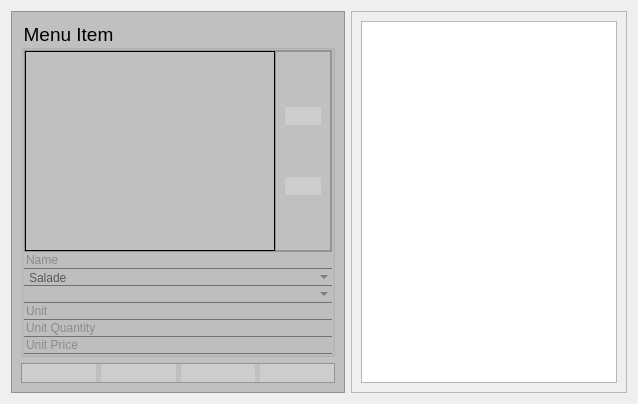
                   <widget class="QWidget" name="tab_menu">
                    <attribute name="icon">
                     <iconset resource="../resource/resource.qrc">
                      <normaloff>:/Simple icons/simple_icons/fi-rr-hamburger.svg</normaloff>:/Simple icons/simple_icons/fi-rr-hamburger.svg</iconset>
                    </attribute>
                    <attribute name="title">
                     <string/>
                    </attribute>
                    <layout class="QHBoxLayout" name="horizontalLayout_8">
                     <item>
                      <widget class="QFrame" name="f_menuItemInputs">
                       <property name="maximumSize">
                        <size>
                         <width>800</width>
                         <height>16777215</height>
                        </size>
                       </property>
                       <property name="styleSheet">
                        <string notr="true">QFrame
{
	background-color: rgb(192, 192, 192)
}

QGroupBox
{
	background-color: rgb(192, 192, 192)
}

QPushButton
{ 
	
	alternate-background-color: rgb(255, 255, 255);
	background: rgba(225, 225, 225, 100);
	border-width: 2px;
    border-radius: 10px;
	qproperty-iconSize: 32px 32px;
	border-style: dashed;
 }

QPushButton:hover
{
	background: rgba(225, 225, 225, 180);
	border-style: dashed;
}

QPushButton:pressed
{
	background: rgba(75, 75, 75, 180);
	border-style: inset;
}</string>
                       </property>
                       <property name="frameShape">
                        <enum>QFrame::StyledPanel</enum>
                       </property>
                       <property name="frameShadow">
                        <enum>QFrame::Raised</enum>
                       </property>
                       <layout class="QVBoxLayout" name="verticalLayout_18">
                        <property name="leftMargin">
                         <number>9</number>
                        </property>
                        <item>
                         <widget class="QGroupBox" name="gb_menuItem">
                          <property name="font">
                           <font>
                            <pointsize>14</pointsize>
                           </font>
                          </property>
                          <property name="styleSheet">
                           <string notr="true">QLineEdit
{
	background: transparent;
	color: rgb(88, 88, 88);
	border: none;
	border-bottom: 1px solid #717072;
	font: 14pt &quot;MS Shell Dlg 2&quot;;
}

QComboBox
{
	background: transparent;
	color: rgb(88, 88, 88);
	border: none;
	border-bottom: 1px solid #717072;
	font: 14pt &quot;MS Shell Dlg 2&quot;;
}

</string>
                          </property>
                          <property name="title">
                           <string>Menu Item</string>
                          </property>
                          <layout class="QVBoxLayout" name="verticalLayout_19">
                           <property name="spacing">
                            <number>0</number>
                           </property>
                           <property name="leftMargin">
                            <number>0</number>
                           </property>
                           <property name="topMargin">
                            <number>0</number>
                           </property>
                           <property name="rightMargin">
                            <number>0</number>
                           </property>
                           <property name="bottomMargin">
                            <number>0</number>
                           </property>
                           <item>
                            <widget class="QFrame" name="f_menuItemPic">
                             <property name="sizePolicy">
                              <sizepolicy hsizetype="Maximum" vsizetype="Maximum">
                               <horstretch>0</horstretch>
                               <verstretch>0</verstretch>
                              </sizepolicy>
                             </property>
                             <property name="minimumSize">
                              <size>
                               <width>200</width>
                               <height>200</height>
                              </size>
                             </property>
                             <property name="maximumSize">
                              <size>
                               <width>800</width>
                               <height>300</height>
                              </size>
                             </property>
                             <property name="layoutDirection">
                              <enum>Qt::LeftToRight</enum>
                             </property>
                             <property name="styleSheet">
                              <string notr="true"/>
                             </property>
                             <property name="frameShape">
                              <enum>QFrame::StyledPanel</enum>
                             </property>
                             <property name="frameShadow">
                              <enum>QFrame::Raised</enum>
                             </property>
                             <layout class="QHBoxLayout" name="horizontalLayout_17">
                              <property name="spacing">
                               <number>0</number>
                              </property>
                              <property name="sizeConstraint">
                               <enum>QLayout::SetMinimumSize</enum>
                              </property>
                              <property name="leftMargin">
                               <number>0</number>
                              </property>
                              <property name="topMargin">
                               <number>0</number>
                              </property>
                              <property name="rightMargin">
                               <number>0</number>
                              </property>
                              <property name="bottomMargin">
                               <number>0</number>
                              </property>
                              <item>
                               <widget class="QLabel" name="l_menuItemPicture">
                                <property name="sizePolicy">
                                 <sizepolicy hsizetype="Preferred" vsizetype="Preferred">
                                  <horstretch>0</horstretch>
                                  <verstretch>0</verstretch>
                                 </sizepolicy>
                                </property>
                                <property name="minimumSize">
                                 <size>
                                  <width>250</width>
                                  <height>200</height>
                                 </size>
                                </property>
                                <property name="maximumSize">
                                 <size>
                                  <width>300</width>
                                  <height>300</height>
                                 </size>
                                </property>
                                <property name="baseSize">
                                 <size>
                                  <width>200</width>
                                  <height>200</height>
                                 </size>
                                </property>
                                <property name="font">
                                 <font>
                                  <pointsize>20</pointsize>
                                 </font>
                                </property>
                                <property name="layoutDirection">
                                 <enum>Qt::LeftToRight</enum>
                                </property>
                                <property name="autoFillBackground">
                                 <bool>false</bool>
                                </property>
                                <property name="styleSheet">
                                 <string notr="true"/>
                                </property>
                                <property name="frameShape">
                                 <enum>QFrame::Box</enum>
                                </property>
                                <property name="frameShadow">
                                 <enum>QFrame::Plain</enum>
                                </property>
                                <property name="text">
                                 <string/>
                                </property>
                                <property name="scaledContents">
                                 <bool>true</bool>
                                </property>
                                <property name="alignment">
                                 <set>Qt::AlignCenter</set>
                                </property>
                                <property name="wordWrap">
                                 <bool>false</bool>
                                </property>
                               </widget>
                              </item>
                              <item>
                               <widget class="QFrame" name="f_finishProductPictureSetting">
                                <property name="frameShape">
                                 <enum>QFrame::StyledPanel</enum>
                                </property>
                                <property name="frameShadow">
                                 <enum>QFrame::Raised</enum>
                                </property>
                                <layout class="QVBoxLayout" name="verticalLayout_41">
                                 <item>
                                  <widget class="QPushButton" name="btn_menuItemPicture">
                                   <property name="sizePolicy">
                                    <sizepolicy hsizetype="Maximum" vsizetype="Maximum">
                                     <horstretch>0</horstretch>
                                     <verstretch>0</verstretch>
                                    </sizepolicy>
                                   </property>
                                   <property name="text">
                                    <string/>
                                   </property>
                                   <property name="icon">
                                    <iconset resource="../resource/resource.qrc">
                                     <normaloff>:/Simple icons/simple_icons/fi-rr-picture.svg</normaloff>:/Simple icons/simple_icons/fi-rr-picture.svg</iconset>
                                   </property>
                                   <property name="iconSize">
                                    <size>
                                     <width>32</width>
                                     <height>32</height>
                                    </size>
                                   </property>
                                  </widget>
                                 </item>
                                 <item>
                                  <widget class="QPushButton" name="btn_menuItemPictureClear">
                                   <property name="sizePolicy">
                                    <sizepolicy hsizetype="Maximum" vsizetype="Maximum">
                                     <horstretch>0</horstretch>
                                     <verstretch>0</verstretch>
                                    </sizepolicy>
                                   </property>
                                   <property name="text">
                                    <string/>
                                   </property>
                                   <property name="icon">
                                    <iconset resource="../resource/resource.qrc">
                                     <normaloff>:/Simple icons/simple_icons/fi-rr-broom.svg</normaloff>:/Simple icons/simple_icons/fi-rr-broom.svg</iconset>
                                   </property>
                                   <property name="iconSize">
                                    <size>
                                     <width>32</width>
                                     <height>32</height>
                                    </size>
                                   </property>
                                  </widget>
                                 </item>
                                </layout>
                               </widget>
                              </item>
                             </layout>
                            </widget>
                           </item>
                           <item>
                            <widget class="QLineEdit" name="le_menuItemName">
                             <property name="text">
                              <string/>
                             </property>
                             <property name="maxLength">
                              <number>150</number>
                             </property>
                             <property name="placeholderText">
                              <string>Name</string>
                             </property>
                             <property name="clearButtonEnabled">
                              <bool>true</bool>
                             </property>
                            </widget>
                           </item>
                           <item>
                            <widget class="QComboBox" name="cb_menuItemCategory">
                             <property name="currentIndex">
                              <number>0</number>
                             </property>
                             <property name="frame">
                              <bool>true</bool>
                             </property>
                             <item>
                              <property name="text">
                               <string>Salade</string>
                              </property>
                             </item>
                             <item>
                              <property name="text">
                               <string>Meal</string>
                              </property>
                             </item>
                             <item>
                              <property name="text">
                               <string>Pizza</string>
                              </property>
                             </item>
                             <item>
                              <property name="text">
                               <string>Cold Drink</string>
                              </property>
                             </item>
                             <item>
                              <property name="text">
                               <string>Hot Drink</string>
                              </property>
                             </item>
                             <item>
                              <property name="text">
                               <string>Dessert</string>
                              </property>
                             </item>
                            </widget>
                           </item>
                           <item>
                            <widget class="QComboBox" name="cb_menuItemCategoryCustom"/>
                           </item>
                           <item>
                            <widget class="QLineEdit" name="le_menuItemUnit">
                             <property name="placeholderText">
                              <string>Unit</string>
                             </property>
                            </widget>
                           </item>
                           <item>
                            <widget class="QLineEdit" name="le_menuItemUnitQuantity">
                             <property name="text">
                              <string/>
                             </property>
                             <property name="maxLength">
                              <number>20</number>
                             </property>
                             <property name="placeholderText">
                              <string>Unit Quantity</string>
                             </property>
                             <property name="clearButtonEnabled">
                              <bool>true</bool>
                             </property>
                            </widget>
                           </item>
                           <item>
                            <widget class="QLineEdit" name="le_menuItemPrice">
                             <property name="text">
                              <string/>
                             </property>
                             <property name="maxLength">
                              <number>20</number>
                             </property>
                             <property name="placeholderText">
                              <string>Unit Price</string>
                             </property>
                             <property name="clearButtonEnabled">
                              <bool>true</bool>
                             </property>
                            </widget>
                           </item>
                          </layout>
                         </widget>
                        </item>
                        <item>
                         <widget class="QFrame" name="f_menuItemDbBtn">
                          <property name="sizePolicy">
                           <sizepolicy hsizetype="Preferred" vsizetype="Maximum">
                            <horstretch>0</horstretch>
                            <verstretch>0</verstretch>
                           </sizepolicy>
                          </property>
                          <property name="frameShape">
                           <enum>QFrame::StyledPanel</enum>
                          </property>
                          <property name="frameShadow">
                           <enum>QFrame::Raised</enum>
                          </property>
                          <layout class="QHBoxLayout" name="horizontalLayout_16">
                           <property name="spacing">
                            <number>5</number>
                           </property>
                           <property name="leftMargin">
                            <number>0</number>
                           </property>
                           <property name="topMargin">
                            <number>0</number>
                           </property>
                           <property name="rightMargin">
                            <number>0</number>
                           </property>
                           <property name="bottomMargin">
                            <number>0</number>
                           </property>
                           <item>
                            <widget class="QPushButton" name="btn_menuItemAdd">
                             <property name="text">
                              <string/>
                             </property>
                             <property name="icon">
                              <iconset resource="../resource/resource.qrc">
                               <normaloff>:/Simple icons/simple_icons/fi-rr-add.svg</normaloff>:/Simple icons/simple_icons/fi-rr-add.svg</iconset>
                             </property>
                             <property name="iconSize">
                              <size>
                               <width>32</width>
                               <height>32</height>
                              </size>
                             </property>
                            </widget>
                           </item>
                           <item>
                            <widget class="QPushButton" name="btn_menuItemEdit">
                             <property name="enabled">
                              <bool>false</bool>
                             </property>
                             <property name="text">
                              <string/>
                             </property>
                             <property name="icon">
                              <iconset resource="../resource/resource.qrc">
                               <normaloff>:/Simple icons/simple_icons/fi-rr-edit.svg</normaloff>:/Simple icons/simple_icons/fi-rr-edit.svg</iconset>
                             </property>
                             <property name="iconSize">
                              <size>
                               <width>32</width>
                               <height>32</height>
                              </size>
                             </property>
                            </widget>
                           </item>
                           <item>
                            <widget class="QPushButton" name="btn_menuItemDelete">
                             <property name="enabled">
                              <bool>false</bool>
                             </property>
                             <property name="text">
                              <string/>
                             </property>
                             <property name="icon">
                              <iconset resource="../resource/resource.qrc">
                               <normaloff>:/Simple icons/simple_icons/fi-rr-delete.svg</normaloff>:/Simple icons/simple_icons/fi-rr-delete.svg</iconset>
                             </property>
                             <property name="iconSize">
                              <size>
                               <width>32</width>
                               <height>32</height>
                              </size>
                             </property>
                            </widget>
                           </item>
                           <item>
                            <widget class="QPushButton" name="btn_menuItemClear">
                             <property name="enabled">
                              <bool>true</bool>
                             </property>
                             <property name="text">
                              <string/>
                             </property>
                             <property name="icon">
                              <iconset resource="../resource/resource.qrc">
                               <normaloff>:/Simple icons/simple_icons/fi-rr-broom.svg</normaloff>:/Simple icons/simple_icons/fi-rr-broom.svg</iconset>
                             </property>
                             <property name="iconSize">
                              <size>
                               <width>32</width>
                               <height>32</height>
                              </size>
                             </property>
                            </widget>
                           </item>
                          </layout>
                         </widget>
                        </item>
                       </layout>
                      </widget>
                     </item>
                     <item>
                      <widget class="QFrame" name="f_menuItemDb">
                       <property name="sizePolicy">
                        <sizepolicy hsizetype="MinimumExpanding" vsizetype="MinimumExpanding">
                         <horstretch>0</horstretch>
                         <verstretch>0</verstretch>
                        </sizepolicy>
                       </property>
                       <property name="frameShape">
                        <enum>QFrame::StyledPanel</enum>
                       </property>
                       <property name="frameShadow">
                        <enum>QFrame::Raised</enum>
                       </property>
                       <layout class="QVBoxLayout" name="verticalLayout_17">
                        <item>
                         <widget class="QTableWidget" name="tw_menuItem">
                          <property name="font">
                           <font>
                            <family>Times New Roman</family>
                            <pointsize>18</pointsize>
                           </font>
                          </property>
                          <property name="editTriggers">
                           <set>QAbstractItemView::NoEditTriggers</set>
                          </property>
                          <property name="selectionMode">
                           <enum>QAbstractItemView::SingleSelection</enum>
                          </property>
                          <property name="selectionBehavior">
                           <enum>QAbstractItemView::SelectRows</enum>
                          </property>
                          <attribute name="horizontalHeaderShowSortIndicator" stdset="0">
                           <bool>true</bool>
                          </attribute>
                          <attribute name="verticalHeaderCascadingSectionResizes">
                           <bool>true</bool>
                          </attribute>
                          <attribute name="verticalHeaderShowSortIndicator" stdset="0">
                           <bool>false</bool>
                          </attribute>
                         </widget>
                        </item>
                       </layout>
                      </widget>
                     </item>
                    </layout>
                   </widget>
